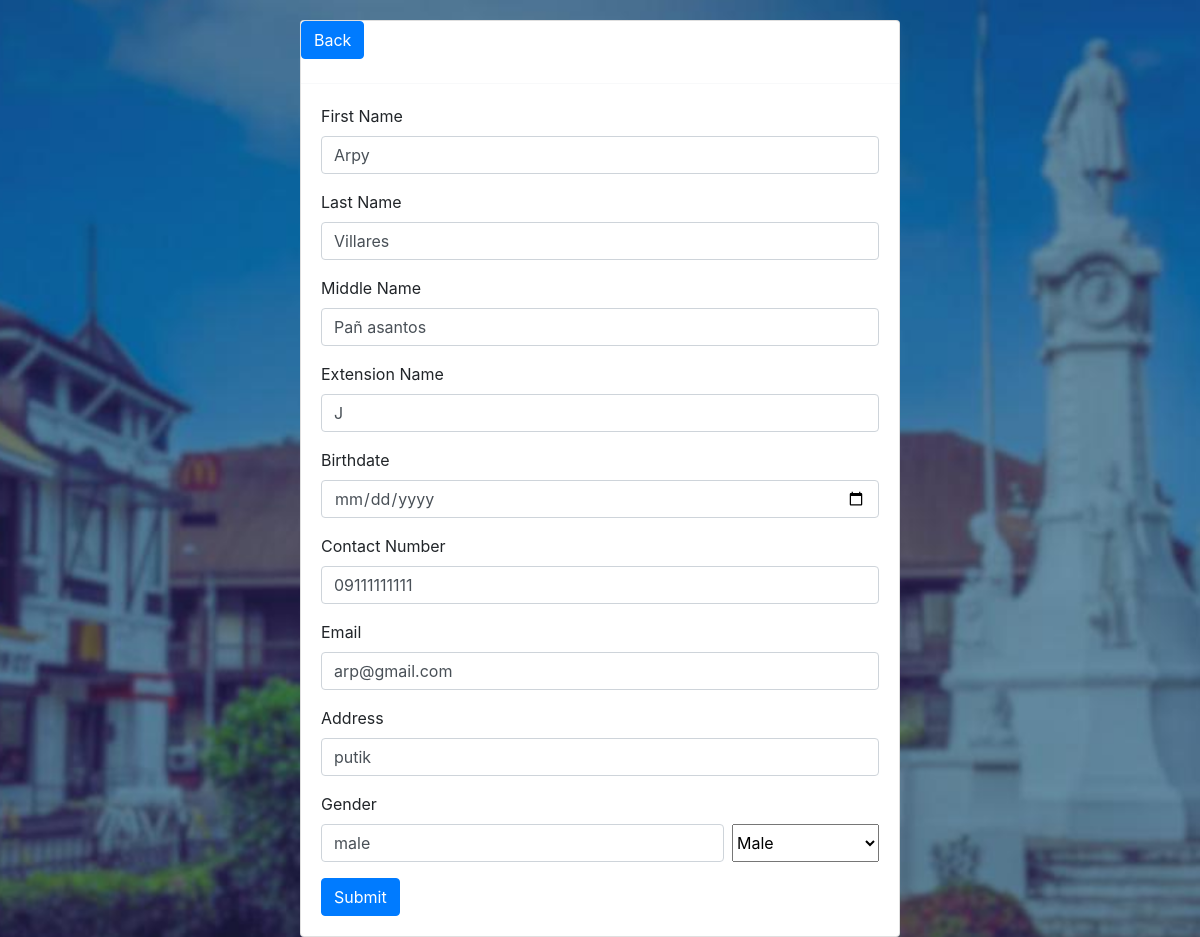
The page /profile/ (signed in) on the database its author committed.
### bisapp/models.py (models this page shows)
class UserProfile(models.Model):
    user = models.OneToOneField(settings.AUTH_USER_MODEL, on_delete=models.CASCADE)
    first_name = models.CharField(max_length=100)
    last_name = models.CharField(max_length=100)
    middle_name = models.CharField(max_length=100, blank=True, null=True)
    extension = models.CharField(max_length=100, blank=True, null=True)
    birthdate = models.DateField(null=True, blank=True)
    phone_number = models.CharField(max_length=15)
    email = models.EmailField()
    address = models.CharField(max_length=255)
    gender = models.CharField(max_length=10)

### bisapp/views.py (the view)
# urls.py: path('profile/', views.profile, name='profile'),
@login_required
def profile(request):
    user_profile = UserProfile.objects.filter(user=request.user).first()
    if request.method == 'POST':
        form = UserProfileForm(request.POST, instance=user_profile)
        if form.is_valid():
            user_profile = form.save(commit=False)
            user_profile.user = request.user
            user_profile.save()
            return redirect('profile')
    else:
        form = UserProfileForm(instance=user_profile)
    return render(request, 'profile.html', {'form': form, 'user_profile': user_profile})

### bisapp/form.py
class UserProfileForm(forms.ModelForm):
    class Meta:
        model = UserProfile
        fields = ['first_name', 'last_name', 'middle_name', 'extension', 'birthdate', 'phone_number', 'email', 'address', 'gender']

### templates/profile.html (shortened to what this page needs)
{% load static %}
<!DOCTYPE html>
<html lang="en">
<head>
    <link href="https://cdn.jsdelivr.net/npm/bootstrap@4.5.0/dist/css/bootstrap.min.css" rel="stylesheet">
</head>
<body class="bg-light">
    <div class="container-fluid">
        <div class="card overflow-hidden mx-auto" style="max-width: 600px;">
            <div class="row no-gutters">
                <a class="btn btn-primary mb-4" href="{% url 'main' %}">Back</a>
                <div class="col-md-12">
                    <div class="tab-content">
                        <div class="tab-pane fade active show" id="account-general">
                            <form method="post" action="{% url 'profile' %}">
                                <hr class="border-light m-0">
                                <div class="card-body">
                                    <div class="form-group">
                                        <label class="form-label">First Name</label>
                                        <input type="text" class="form-control mb-1" name="first_name" value="{{ user_profile.first_name }}" required>
                                    </div>
                                    <div class="form-group">
                                        <label class="form-label">Last Name</label>
                                        <input type="text" class="form-control" name="last_name" value="{{ user_profile.last_name }}">
                                    </div>
                                    <div class="form-group">
                                        <label class="form-label">Middle Name</label>
                                        <input type="text" class="form-control mb-1" name="middle_name" value="{{ user_profile.middle_name }}">
                                    </div>
                                    <div class="form-group">
                                        <label class="form-label">Extension Name</label>
                                        <input type="text" class="form-control" name="extension" value="{{ user_profile.extension }}">
                                    </div>
                                    <div class="form-group">
                                        <label class="form-label">Birthdate</label>
                                        <input type="date" class="form-control mb-1" name="birthdate" value="{{ user_profile.birthdate }}">
                                    </div>
                                    <div class="form-group">
                                        <label class="form-label">Contact Number</label>
                                        <input type="text" class="form-control" name="phone_number" value="{{ user_profile.phone_number }}">
                                    </div>
                                    <div class="form-group">
                                        <label class="form-label">Email</label>
                                        <input type="text" class="form-control mb-1" name="email" value="{{ user_profile.email }}" required>
                                    </div>
                                    <div class="form-group">
                                        <label class="form-label">Address</label>
                                        <input type="text" class="form-control mb-1" name="address" value="{{ user_profile.address }}">
                                    </div>
                                    <div class="form-group">
                                        <label class="form-label">Gender</label>
                                        <div class="d-flex">
                                            <input type="text" class="form-control mr-2" name="gender" value="{{ user_profile.gender }}">
                                            <select id="gender" name="gender" required>
                                                <option value="male" {% if user_profile.gender == 'male' %}selected{% endif %}>Male</option>
                                            </select>
                                        </div>
                                    </div>
                                    <button type="submit" class="btn btn-primary" name="save">Submit</button>
                                </div>
                            </form>
                        </div>
                    </div>
                </div>
            </div>
        </div>
    </div>
    </body>
</html>

### rows shown on the page
UserProfile: first_name "Arpy", last_name "Villares", middle_name "Pañ asantos", extension "J", phone_number "09111111111", email "arp@gmail.com", address "putik", gender "male", gender "Male"
